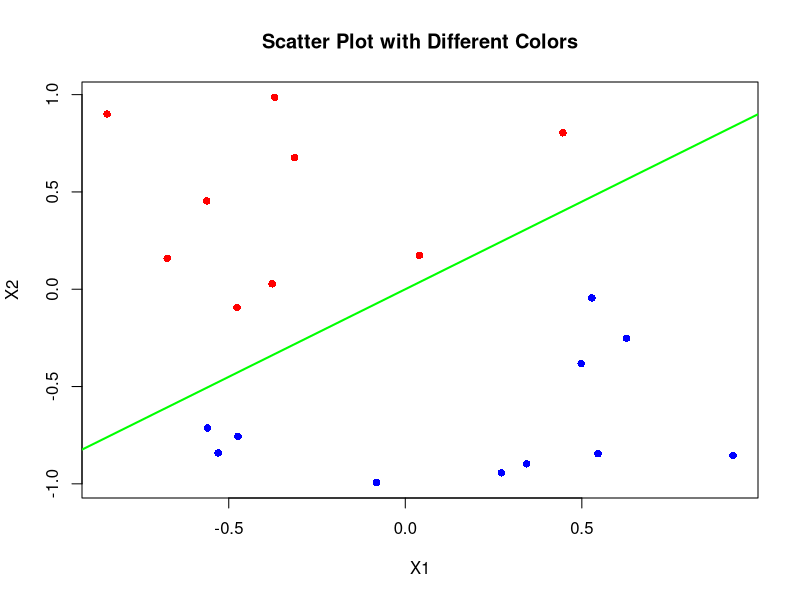

Recreate this plot in R.
rm(list=ls())
set.seed(201606)
N <- 20
x1 <- runif(N,-1,1)
x2 <- runif(N,-1,1)
X <- cbind(x1,x2)
y <- ifelse(x2>x1,-1,1)

#Plot the two different groups 
colors <- ifelse(y == 1, "blue", "red")
plot(X[, 1], X[, 2], col = colors, pch = 16, main = "Scatter Plot with Different Colors", xlab = "X1", ylab = "X2")

#Add ones
X <- cbind(1,x1,x2)
#Initial guess for weights
w <- c(1,1,1)

max_iter = 100
for(j in 1:max_iter){
  misclassified <- 0
  for(i in 1:N){
    if(sign(w%*%X[i,]) != y[i]) {
      #misclassified !! Update weights!! w
      w <- w + y[i]%*% X[i,]
      misclassified <- misclassified + 1
    }
  }
  if(misclassified == 0) {
    cat("Converged in ",j)
    break
  }
}

#Verify that the obtained weights defines a good decision boundary 
x_values <- seq(-1, 1, length.out = 100)
y_values <- (-w[1] - w[2] * x_values) / w[3]
lines(x_values, y_values, col = "green", lwd = 2)
